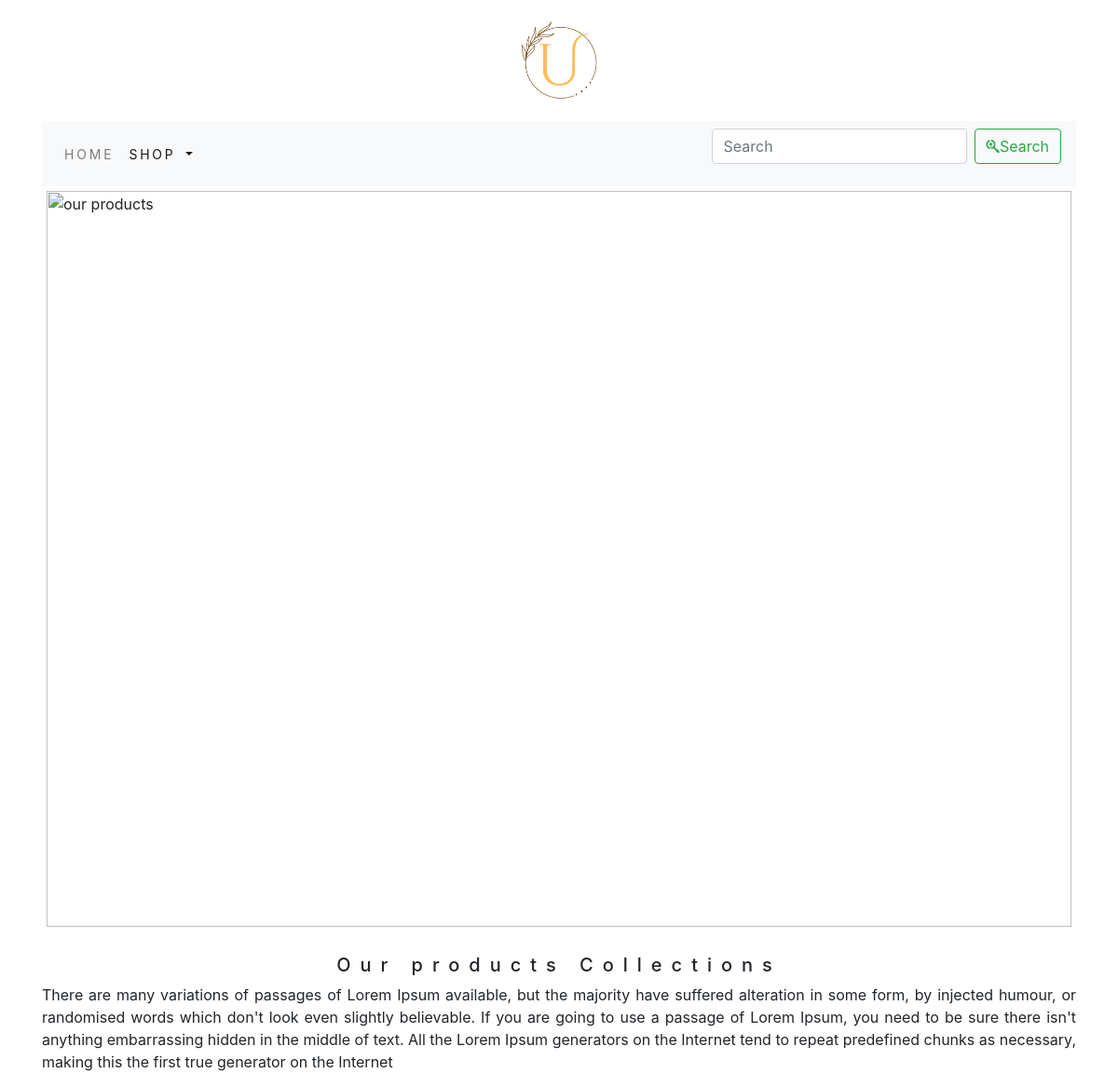
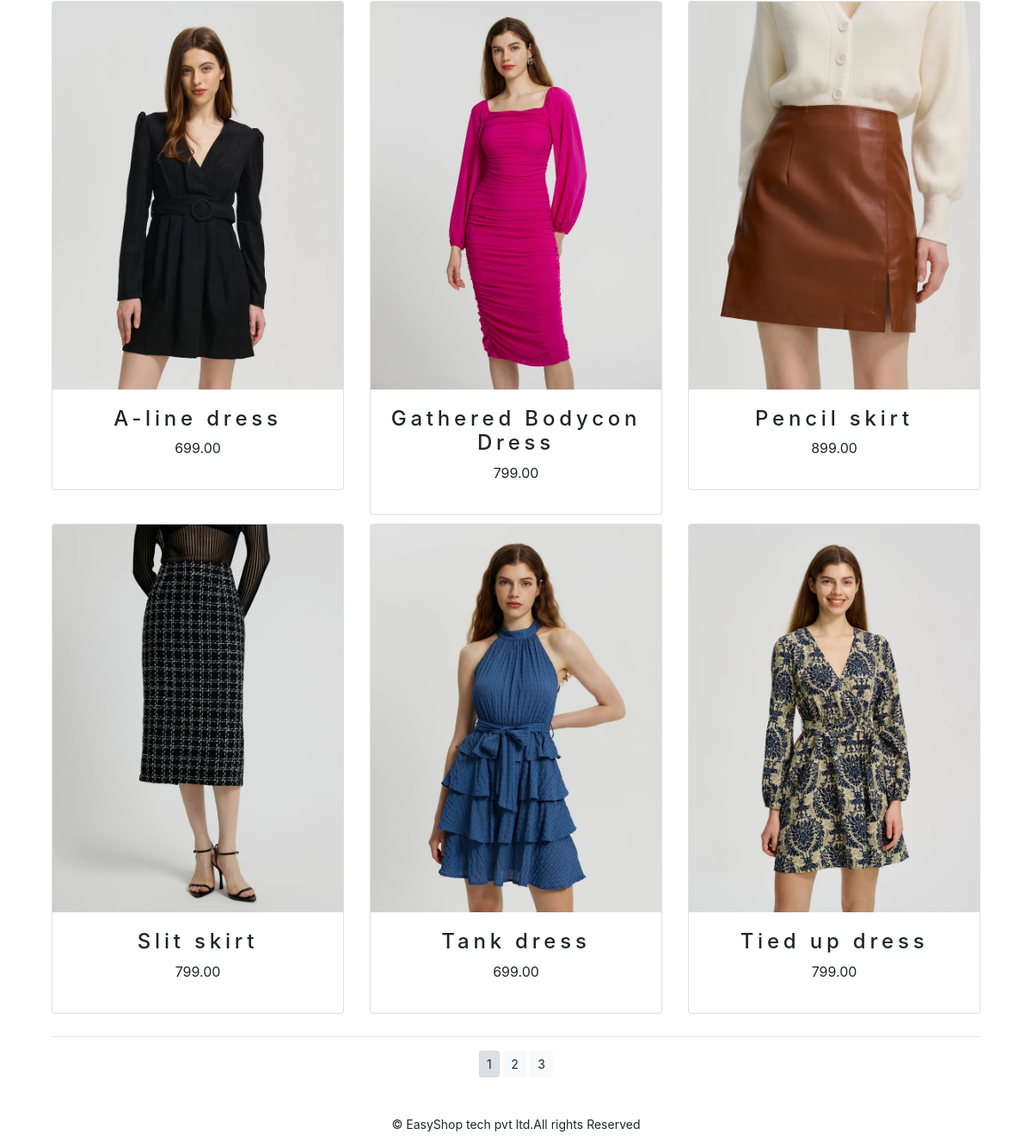
The app's page /shop/ with its own data (2 pictures, top to bottom).
### shop/models.py (models this page shows, shortened)
class Product(models.Model):
    name = models.CharField(max_length=250, unique=True)
    slug = models.SlugField(max_length=250, unique=True)
    description = models.TextField(blank=True)
    price=models.DecimalField(max_digits=10,decimal_places=2)
    category=models.ForeignKey(Category,on_delete=models.CASCADE)
    image = models.ImageField(upload_to='product', blank=True)
    stock=models.IntegerField()
    available=models.BooleanField(default=True)
    created=models.DateTimeField(auto_now_add=True)
    updated=models.DateTimeField(auto_now=True)
    def get_url(self):
        return reverse('shop:prodCatdetail',args=[self.category.slug,self.slug])
    class Meta:
        ordering=('name',)
        verbose_name='product'
        verbose_name_plural='products'

### shop/views.py (the view)
# urls.py: path('',views.allProdCat,name='allProdCat'),
def allProdCat(request, c_slug=None):
    c_page = None
    products_list = None
    if c_slug != None:
        c_page = get_object_or_404(Category, slug=c_slug)
        products_list = Product.objects.all().filter(category=c_page, available=True)
    else:
        products_list = Product.objects.all().filter(available=True)
    paginator=Paginator(products_list,6)
    try:
        page=int(request.GET.get('page','1'))
    except:
        page=1
    try:
        products=paginator.page(page)
    except (EmptyPage,InvalidPage):
        products=paginator.page(paginator.num_pages)
    return render(request,'category.html',{'category':c_page,'products':products})

### cart/context_processors.py (called while the page is built)
def counter(request):
    item_count=0
    if 'admin' in request.path:
        return {}
    else:
        try:
            cart=Cart.objects.filter(cart_id=_cart_id(request))
            cart_items=CartItem.objects.all().filter(cart=cart[:1])
            for cart_item in cart_items:
                item_count += cart_item.quantity
        except Cart.DoesNotExist:
            item_count=0
    return dict(item_count=item_count)

### cart/views.py (called while the page is built)
def _cart_id(request):
    cart=request.session.session_key
    if not cart:
        cart=request.session.create()
    return cart

### shop/context_processors.py (called while the page is built)
def menu_links(request):
    links=Category.objects.all()
    return dict(links=links)

### shop/models.py (called while the page is built)
    def get_url(self):
        return reverse('shop:products_by_category',args=[self.slug])

### shop/templates/category.html (shortened to what this page needs)
{% extends 'base.html' %}
{% load static %}
{% block content %}
<div class="mx_auto">
    {% if category %}
    <img class="my_image" src="{{category.image.url}}" alt="{{category.name}}">
</div>
   <br>
<div>
    <h1 class="text-center my_title">{{category.name}}</h1>
    <p class="text-justify">{{category.description}}</p>
</div>
    {% else %}
<div>
<img class="my_image my_image_padding" src="{% static 'img/banner.png' %}" alt="our products">
    </div>
<br>
<div>
    <h1 class="text-center my_title"> Our products Collections</h1>
    <p class="text-justify">There are many variations of passages of Lorem Ipsum available, but the majority have suffered alteration in some form, by injected humour, or randomised words which don't look even slightly believable. If you are going to use a passage of Lorem Ipsum, you need to be sure there isn't anything embarrassing hidden in the middle of text. All the Lorem Ipsum generators on the Internet tend to repeat predefined chunks as necessary, making this the first true generator on the Internet</p>
</div>
    {% endif %}
<div class="container">
    <div class="row mx_auto">
    {% for product in products.object_list %}
    <div class="my_bottom_margin col-9 col-sm-12 col-md-4  col-lg-4">
        <div class="card text-center" style="min-width:18rem;">
        <a href="{{product.get_url}}"><img class="card-img-top my_img" src="{{product.image.url}}" alt="{{product.name}}"></a>
        <div class="card-body">
            <h4>{{product.name}}</h4>
            <p>{{product.price}}</p>
        </div>
            </div>
    </div>
    {% endfor %}
</div>
    <div class="mx-auto">
        {% if products.paginator.num_pages > 1 %}
        <hr>
        <div class="text-center">
            {% for pg in products.paginator.page_range %}
                <a href="?page={{pg}}" class="btn btn-light btn-sm {% if products.number == pg %} active {% endif %}">{{pg}}</a>
            {% endfor %}
        </div>
        {% endif %}
    </div>
    <br>
</div>
{% endblock %}

### shop/templates/base.html (shortened to what this page needs)
{% load static %}
<html lang="en" xmlns="http://www.w3.org/1999/html">
<head>
    <link rel="stylesheet" href="{% static 'css/custom.css' %}">
    <link rel="stylesheet" href="{% static 'css/bootstrap.min.css' %}" >
</head>
<body>
<div class="container">
{% include 'header.html' %}
{% include 'nav.html' %}
{% block content %}
{% endblock %}
{% include 'footer.html' %}
    </div>
</body>
</html>

### shop/templates/header.html
{% load static %}
<header>
    <center>
       <a href="{% url 'shop:allProdCat' %}"></a> <img src="{% static 'img/log.png' %}" alt="logimage" width="130px;" height="130px;">
    </center>
</header>

### shop/templates/nav.html (shortened to what this page needs)
{% load static %}
<nav class="navbar navbar-expand-lg navbar-light bg-light">
  <div class="collapse navbar-collapse" id="navbarSupportedContent">
    <ul class="navbar-nav mr-auto">
      <li class="nav-item">
        <a class="nav-link" href="{% url 'shop:allProdCat' %}">Home</a>
      </li>
      <li class="nav-item dropdown {% if 'shop' in request.path %} active {% endif %}">
        <a class="nav-link dropdown-toggle" href="" id="navbarDropdown" role="button" data-toggle="dropdown">
          Shop
        </a>
      </li>
    </ul>
    <form class="d-flex" action="{% url 'search_app:SearchResult' %}" method="get">
      <input class="form-control mr-sm-2" type="search" placeholder="Search" name="q" aria-label="Search">
      <button class="btn btn-outline-success my-2 my-sm-0" type="submit"><i class="fa-brands fa-searchengin"></i>Search</button>
    </form>
  </div>
</nav>

### shop/templates/footer.html
<div class="footer navbar-fixed-bottom my_footer">
    <p class="text-center">&copy; EasyShop tech pvt ltd.All rights Reserved </p>
</div>

### shop/static/css/custom.css (style rules this page uses)
body { font-family: 'Roboto', sans-serif; }
.nav-item { letter-spacing : .2em; font-size :14px; text-transform:uppercase; }
.my_footer { background-color:#f8f9fa height:60px; }
.my_footer p { padding-top:20px; font-size:14px; }
.my_image { width:100%; height:auto; }
.my_title { font-size:20px; text_transform:uppercase; letter-spacing:0.5em; }
.my_image_padding { padding:5px; }
.my_bottom_margin { margin-bottom:10px; }
.card-body h4 { font-sie:5px; text_transform:uppercase; letter-spacing:0.2em }

### records on screen
Product: image (picture), name "A-line dress", price "699.00"
Product: image (picture), name "Gathered Bodycon Dress", price "799.00"
Product: image (picture), name "Pencil skirt", price "899.00"
Product: image (picture), name "Slit skirt", price "799.00"
Product: image (picture), name "Tank dress", price "699.00"
Product: image (picture), name "Tied up dress", price "799.00"

### other values on screen
{{ pg }} "1" "2" "3"
